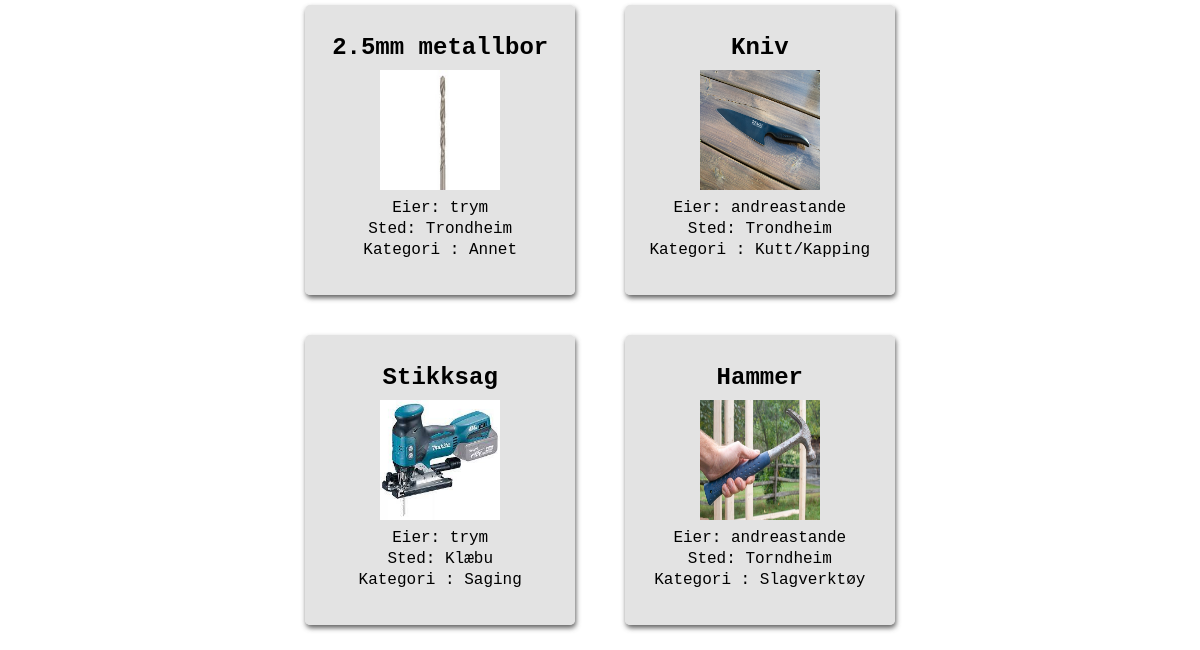
Before: /homepage/listing/overview/utlån (lower part) with the older database file.
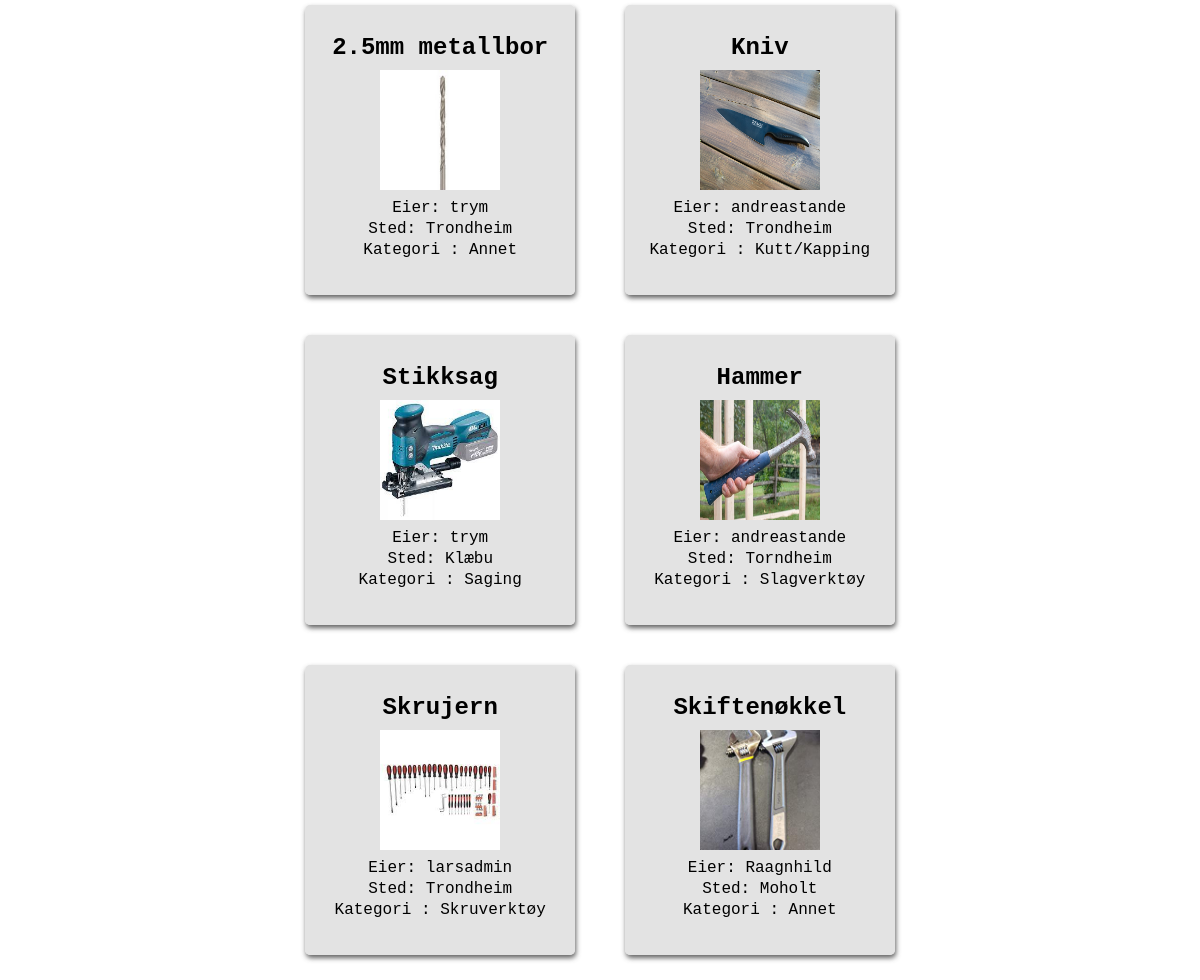
After: the same page with the newer database file.
### homepage/models.py (models this page shows, shortened)
class Listing(models.Model):
    owner = models.ForeignKey(User, verbose_name = 'User', on_delete=models.CASCADE, null=True) #user burde kanskje endres til settings.AUTH_USER_MODEL. må i så fall django.conf import settings
    title = models.CharField(max_length=50, verbose_name="Tittel")
    image = models.ImageField(upload_to='images/', null=True)
    loaned = models.BooleanField(default=False, verbose_name="Utlånt?")
    price = models.PositiveSmallIntegerField(verbose_name='Pris', default=0)
    location = models.CharField(max_length=100, verbose_name="Sted") #burde kanskje være annet enn CharField. Gjør det vanskelig å sortere etter denne attributten
    description = models.TextField(verbose_name="Beskrivelse")
    wantToLoan = models.BooleanField(default=False, verbose_name="Ønskes lånt?")
    SW = 1
    PT = 2
    WD = 3
    CT = 4
    SV = 5
    BO = 6
    OT = 7
    CATEGORY_CHOICES = (
        (SW, 'Saging'),
        (PT, 'Maling'),
        (WD, 'Sveising'),
        (CT, 'Kutt/Kapping'),
        (SV, 'Skruverktøy'),
        (BO, 'Slagverktøy'),
        (OT, 'Annet'),
    )
    category = models.PositiveSmallIntegerField(
        choices = CATEGORY_CHOICES,
        default = OT,
        verbose_name="Kategori",
    )

### homepage/views.py (the view, shortened to what this page needs)
# urls.py: path('listing/overview/<str:loan>', views.listing_overview, name='listing_overview'),
def listing_overview(request, loan):
    if loan=="utlån":
        ctx = {}
        q = request.GET.get('q', '')
        qs = request.GET.get('qs', '')
        min_price = request.GET.get('min_price', '')
        max_price = request.GET.get('max_price', '')
        if min_price == '':
            min_price = 0
        if qs and not max_price:
            searchedListings = Listing.objects.filter(Q(title__icontains=q) | Q(location__icontains=q), category=qs, price__range=(min_price, 9999), wantToLoan=False)
        elif qs and max_price:
            searchedListings = Listing.objects.filter(Q(title__icontains=q) | Q(location__icontains=q), category=qs, price__range=(min_price, max_price), wantToLoan=False)
        elif not qs and not max_price:
            searchedListings = Listing.objects.filter(Q(title__icontains=q) | Q(location__icontains=q), price__range=(min_price, 9999), wantToLoan=False)
        elif not qs and max_price:
            searchedListings = Listing.objects.filter(Q(title__icontains=q) | Q(location__icontains=q), price__range=(min_price, max_price), wantToLoan=False)
        else:
            searchedListings = Listing.objects.filter(Q(title__icontains=q) | Q(location__icontains=q), wantToLoan=False)
        ctx["searchedListings"] = searchedListings
        does_req_accept_json = request.accepts("application/json")
        is_ajax_request = request.headers.get("x-requested-with") == "XMLHttpRequest" and does_req_accept_json
        return render(request, 'homepage/listing_overview_loan.html', context=ctx)

### homepage/templates/homepage/listing_overview_loan.html (shortened to what this page needs)
{% extends "users/base.html" %}
{% block content %}
    <div class="row">
        <div id="replaceable-content" class="column middle">
            {% include 'listing_overview_loan_partial.html' %}
        </div>
        </div class="column right"></div>
{% endblock content %}

### homepage/templates/homepage/listing_overview_loan_partial.html
{% if searchedListings %}
    {% for listing in searchedListings %}
        <div class="listingDIV">
            <a href="{% url 'homepage:listing' listing_id=listing.id %}" class="listingLink">invisible link!</a>
            <div class="listingContent">
                <h2>{{listing.title}}</h2>
                <div class="listingImg">
                    <img src="{{listing.image.url}} " width="120px" height="120px" />
                </div>
                <p>Eier: {{listing.owner}}</a> </a> </p>
                <p>Sted: {{listing.location}}</p>
                <p>Kategori : {{listing.get_category_display}}</p>
                <br>
            </div>
        </div>
    {% endfor %}
{% else %}
        <p>Ingen resultater</p>
{% endif %}

Changed rows visible on the page:
added Listing: title "Skrujern", image (picture), owner "larsadmin", location "Trondheim", category "Skruverktøy"
added Listing: title "Skiftenøkkel", image (picture), owner "Raagnhild", location "Moholt", category "Annet"
